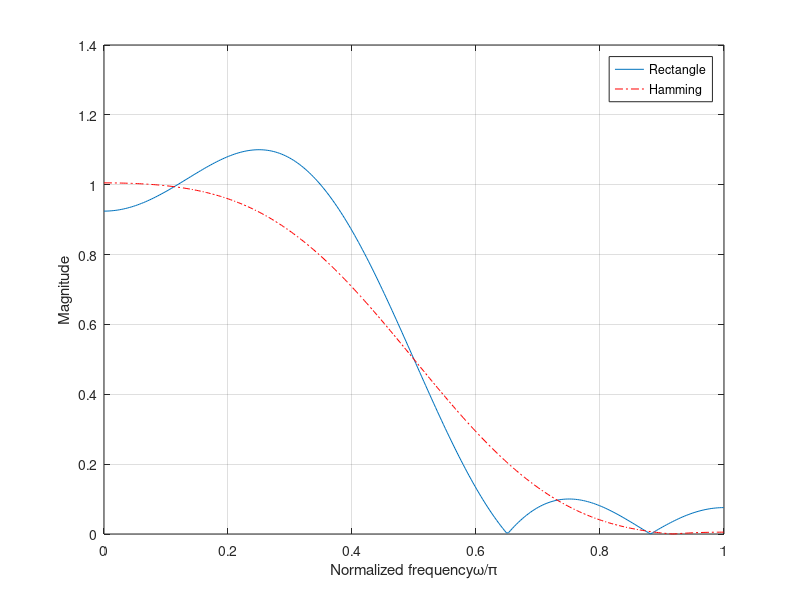

This chart was generated by the following MATLAB code:
wc=0.5*pi;
M=9;
alpha=(M-1)/2;
eps=.001;
n=0:1:M-1;
hd=sin(wc*(n-alpha+eps))./(pi*(n-alpha+eps));
wr=boxcar(M);
hn=hd.*wr';
w=0:0.01:pi;
h=freqz(hn,1,w);
plot(w/pi,abs(h));
hold on
wh=hamming(M);
hn=hd.*wh';
w=0:0.01:pi;
h=freqz(hn,1,w);
plot(w/pi,abs(h),'r-.');grid;
xlabel('Normalized frequency\omega/\pi');
ylabel('Magnitude');
legend('Rectangle', 'Hamming')
hold off